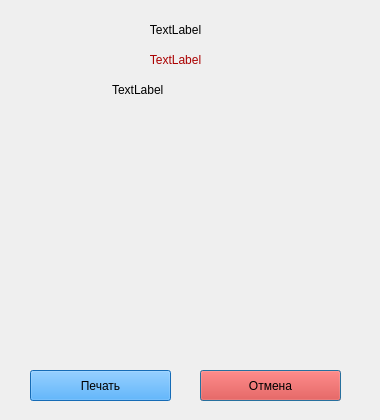
<?xml version="1.0" encoding="UTF-8"?>
<ui version="4.0">
 <class>enemy_form</class>
 <widget class="QDialog" name="enemy_form">
  <property name="geometry">
   <rect>
    <x>0</x>
    <y>0</y>
    <width>380</width>
    <height>420</height>
   </rect>
  </property>
  <property name="windowTitle">
   <string>Enemy</string>
  </property>
  <widget class="QLabel" name="picture">
   <property name="geometry">
    <rect>
     <x>100</x>
     <y>120</y>
     <width>161</width>
     <height>231</height>
    </rect>
   </property>
   <property name="text">
    <string>&lt;html&gt;&lt;head/&gt;&lt;body&gt;&lt;p&gt;&lt;img src=&quot;:/carsds/pic_enemy_card.png&quot;/&gt;&lt;/p&gt;&lt;/body&gt;&lt;/html&gt;</string>
   </property>
  </widget>
  <widget class="QPushButton" name="exit_pB">
   <property name="geometry">
    <rect>
     <x>200</x>
     <y>370</y>
     <width>141</width>
     <height>31</height>
    </rect>
   </property>
   <property name="styleSheet">
    <string notr="true">background: rgb(255, 27, 11);</string>
   </property>
   <property name="text">
    <string>Отмена</string>
   </property>
  </widget>
  <widget class="QLabel" name="hp">
   <property name="geometry">
    <rect>
     <x>110</x>
     <y>50</y>
     <width>131</width>
     <height>20</height>
    </rect>
   </property>
   <property name="styleSheet">
    <string notr="true">color:rgb(170, 0, 0)</string>
   </property>
   <property name="text">
    <string>&lt;html&gt;&lt;head/&gt;&lt;body&gt;&lt;p align=&quot;center&quot;&gt;TextLabel&lt;/p&gt;&lt;/body&gt;&lt;/html&gt;</string>
   </property>
  </widget>
  <widget class="QLabel" name="name">
   <property name="geometry">
    <rect>
     <x>110</x>
     <y>20</y>
     <width>131</width>
     <height>20</height>
    </rect>
   </property>
   <property name="text">
    <string>&lt;html&gt;&lt;head/&gt;&lt;body&gt;&lt;p align=&quot;center&quot;&gt;TextLabel&lt;/p&gt;&lt;/body&gt;&lt;/html&gt;</string>
   </property>
  </widget>
  <widget class="QPushButton" name="print_pB">
   <property name="geometry">
    <rect>
     <x>30</x>
     <y>370</y>
     <width>141</width>
     <height>31</height>
    </rect>
   </property>
   <property name="styleSheet">
    <string notr="true">background: rgb(29, 150, 255);</string>
   </property>
   <property name="text">
    <string>Печать</string>
   </property>
  </widget>
  <widget class="QLabel" name="armor">
   <property name="geometry">
    <rect>
     <x>112</x>
     <y>80</y>
     <width>151</width>
     <height>20</height>
    </rect>
   </property>
   <property name="text">
    <string>TextLabel</string>
   </property>
  </widget>
 </widget>
 <resources/>
 <connections/>
</ui>
